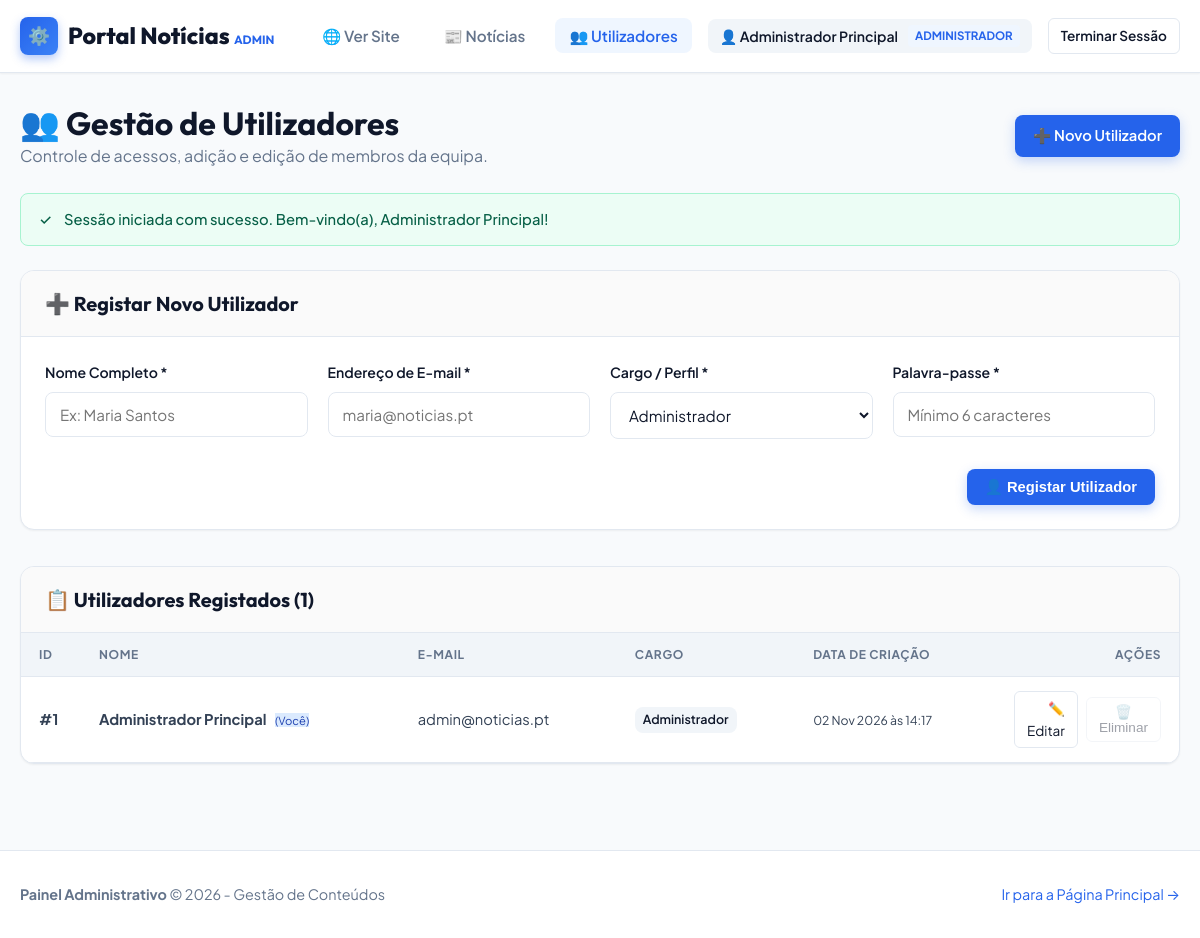
Page /admin/utilizadores.php (signed in) on the committed database.
### tables this page shows
CREATE TABLE IF NOT EXISTS `utilizadores` (
  `id` INT AUTO_INCREMENT PRIMARY KEY,
  `nome` VARCHAR(100) NOT NULL,
  `email` VARCHAR(120) NOT NULL UNIQUE,
  `senha` VARCHAR(255) NOT NULL,
  `cargo` VARCHAR(50) NOT NULL DEFAULT 'Administrador',
  `criado_em` DATETIME DEFAULT CURRENT_TIMESTAMP
);

### includes/auth.php (called while the page is built, shortened)
<?php
function estaAutenticado() {
    return isset($_SESSION['utilizador']) && !empty($_SESSION['utilizador']['id']);
}
function obterUtilizadorLogado() {
    return estaAutenticado() ? $_SESSION['utilizador'] : null;
}
?>

### admin/utilizadores.php (the view, shortened to what this page needs)
<?php
require_once __DIR__ . '/../database.php';
require_once __DIR__ . '/../includes/functions.php';
require_once __DIR__ . '/../includes/auth.php';
$modoEdicao = false;
$userEditar = null;
$cargosDisponiveis = ['Administrador', 'Editor', 'Jornalista'];
$resUsers = $conn->query("SELECT id, nome, email, cargo, criado_em FROM `utilizadores` ORDER BY criado_em DESC");
$listaUtilizadores = $resUsers ? $resUsers->fetch_all(MYSQLI_ASSOC) : [];
$totalUsers = count($listaUtilizadores);
require_once __DIR__ . '/../includes/admin_header.php';
?>
<div class="container" style="padding-top: 30px; padding-bottom: 50px;">
  <div class="admin-header-content" style="margin-bottom: 24px;">
    <div>
      <h1 style="font-size: 2rem;">👥 Gestão de Utilizadores</h1>
      <p style="color: var(--text-muted);">Controle de acessos, adição e edição de membros da equipa.</p>
    </div>
    <div>
      <a href="#formulario-utilizador" class="nav-btn btn-primary" id="btn-scroll-user">
        ➕ Novo Utilizador
      </a>
    </div>
  </div>
  <div class="panel-card" id="formulario-utilizador">
    <div class="panel-card-header">
      <h2 style="font-size: 1.25rem;">
        <?= $modoEdicao ? '✏️ Editar Utilizador #' . $userEditar['id'] : '➕ Registar Novo Utilizador' ?>
      </h2>
    </div>
    <div class="panel-card-body">
      <form action="utilizadores.php" method="POST" id="form-utilizador">
        <div style="display: grid; grid-template-columns: repeat(auto-fit, minmax(240px, 1fr)); gap: 20px;">
          <div class="form-group">
            <label for="nome" class="form-label">Nome Completo *</label>
            <input
              type="text"
              id="nome"
              name="nome"
              class="form-control"
              placeholder="Ex: Maria Santos"
              value="<?= htmlspecialchars($modoEdicao ? $userEditar['nome'] : ($_POST['nome'] ?? '')) ?>"
              required
            >
          </div>
          <div class="form-group">
            <label for="email" class="form-label">Endereço de E-mail *</label>
            <input
              type="email"
              id="email"
              name="email"
              class="form-control"
              placeholder="maria@noticias.pt"
              value="<?= htmlspecialchars($modoEdicao ? $userEditar['email'] : ($_POST['email'] ?? '')) ?>"
              required
            >
          </div>
          <div class="form-group">
            <label for="cargo" class="form-label">Cargo / Perfil *</label>
            <select id="cargo" name="cargo" class="form-control" required>
              <?php
              $cargoSelecionado = $modoEdicao ? $userEditar['cargo'] : ($_POST['cargo'] ?? 'Administrador');
              foreach ($cargosDisponiveis as $c): ?>
                <option value="<?= htmlspecialchars($c) ?>" <?= $cargoSelecionado === $c ? 'selected' : '' ?>>
                  <?= htmlspecialchars($c) ?>
                </option>
              <?php endforeach; ?>
            </select>
          </div>
          <div class="form-group">
            <label for="senha" class="form-label">
              Palavra-passe <?= $modoEdicao ? '<small style="color:var(--text-muted);">(deixe em branco para manter a atual)</small>' : '*' ?>
            </label>
            <input
              type="password"
              id="senha"
              name="senha"
              class="form-control"
              placeholder="<?= $modoEdicao ? '••••••••' : 'Mínimo 6 caracteres' ?>"
              <?= $modoEdicao ? '' : 'required' ?>
            >
          </div>
        </div>
        <div style="display: flex; gap: 12px; justify-content: flex-end; margin-top: 10px;">
          <button type="submit" class="nav-btn btn-primary" id="btn-salvar-utilizador">
            <?= $modoEdicao ? '💾 Gravar Alterações' : '👤 Registar Utilizador' ?>
          </button>
        </div>
      </form>
    </div>
  </div>
  <div class="panel-card">
    <div class="panel-card-header">
      <h2 style="font-size: 1.25rem;">📋 Utilizadores Registados (<?= $totalUsers ?>)</h2>
    </div>
    <div class="table-responsive">
      <table class="admin-table">
        <thead>
          <tr>
            <th style="width: 60px;">ID</th>
            <th>Nome</th>
            <th>E-mail</th>
            <th>Cargo</th>
            <th>Data de Criação</th>
            <th style="text-align: right; width: 180px;">Ações</th>
          </tr>
        </thead>
        <tbody>
          <?php foreach ($listaUtilizadores as $u): ?>
            <tr>
              <td><strong>#<?= $u['id'] ?></strong></td>
              <td>
                <strong><?= htmlspecialchars($u['nome']) ?></strong>
                <?php if ((int)$u['id'] === (int)$usuarioLogado['id']): ?>
                  <span class="role-pill" style="margin-left: 6px; font-size: 0.7rem; background:#dbeafe; color:#1e40af;">(Você)</span>
                <?php endif; ?>
              </td>
              <td><?= htmlspecialchars($u['email']) ?></td>
              <td>
                <span class="user-badge" style="display:inline-flex; padding: 3px 8px; font-size: 0.78rem;">
                  <?= htmlspecialchars($u['cargo']) ?>
                </span>
              </td>
              <td><small><?= formatarData($u['criado_em']) ?></small></td>
              <td style="text-align: right;">
                <div class="action-btns" style="justify-content: flex-end;">
                  <a href="utilizadores.php?editar=<?= $u['id'] ?>#formulario-utilizador" class="btn-outline btn-sm">
                    ✏️ Editar
                  </a>
                  <?php if ((int)$u['id'] !== (int)$usuarioLogado['id']): ?>
                    <a
                      href="utilizadores.php?remover=<?= $u['id'] ?>"
                      class="btn-danger btn-sm"
                      onclick="return confirm('Deseja realmente eliminar o utilizador <?= htmlspecialchars(addslashes($u['nome'])) ?>?');"
                    >
                      🗑️ Eliminar
                    </a>
                  <?php else: ?>
                    <button class="btn-sm btn-outline" style="opacity: 0.4; cursor: not-allowed;" title="Não pode eliminar a sua própria conta ativa" disabled>
                      🗑️ Eliminar
                    </button>
                  <?php endif; ?>
                </div>
              </td>
            </tr>
          <?php endforeach; ?>
        </tbody>
      </table>
    </div>
  </div>
</div>
<?php require_once __DIR__ . '/../includes/admin_footer.php'; ?>

### includes/admin_header.php (shortened to what this page needs)
<?php
require_once __DIR__ . '/functions.php';
require_once __DIR__ . '/auth.php';
$usuarioLogado = obterUtilizadorLogado();
$paginaAtual = basename($_SERVER['PHP_SELF']);
?>
<!DOCTYPE html>
<html lang="pt-PT">
<head>
  <link rel="stylesheet" href="../assets/css/style.css">
</head>
<body>
<header class="navbar">
  <div class="container nav-content">
    <a href="../index.php" class="brand-logo" id="admin-logo-link">
      <div class="brand-icon">⚙️</div>
      <span>Portal Notícias <small style="font-size:0.75rem; color:var(--primary); font-weight:700;">ADMIN</small></span>
    </a>
    <nav>
      <ul class="nav-links">
        <li>
          <a href="../index.php" class="nav-link" target="_blank" id="admin-ver-site">
            🌐 Ver Site
          </a>
        </li>
        <li>
          <a href="noticias.php" class="nav-link <?= $paginaAtual === 'noticias.php' ? 'active' : '' ?>" id="admin-menu-noticias">
            📰 Notícias
          </a>
        </li>
        <li>
          <a href="utilizadores.php" class="nav-link <?= $paginaAtual === 'utilizadores.php' ? 'active' : '' ?>" id="admin-menu-utilizadores">
            👥 Utilizadores
          </a>
        </li>
        <li>
          <span class="user-badge">
            <span>👤 <?= htmlspecialchars($usuarioLogado['nome']) ?></span>
            <span class="role-pill"><?= htmlspecialchars($usuarioLogado['cargo'] ?? 'Admin') ?></span>
          </span>
        </li>
        <li>
          <a href="../logout.php" class="nav-btn btn-outline btn-sm" id="admin-logout-btn">
            Terminar Sessão
          </a>
        </li>
      </ul>
    </nav>
  </div>
</header>
<main class="main-content">

### rows in the picture
utilizadores: nome "Administrador Principal", cargo "ADMINISTRADOR", id "1", shows "(Você)", email "admin@noticias.pt", cargo "Administrador", criado_em "02 Nov 2026 às 14:17", shows "🗑️ Eliminar"

### other values in the picture
$icone "✓"
$alerta['mensagem'] "Sessão iniciada com sucesso. Bem-vindo(a), Administrador Principal!"
$totalUsers "1"
form field cargo "Administrador"
